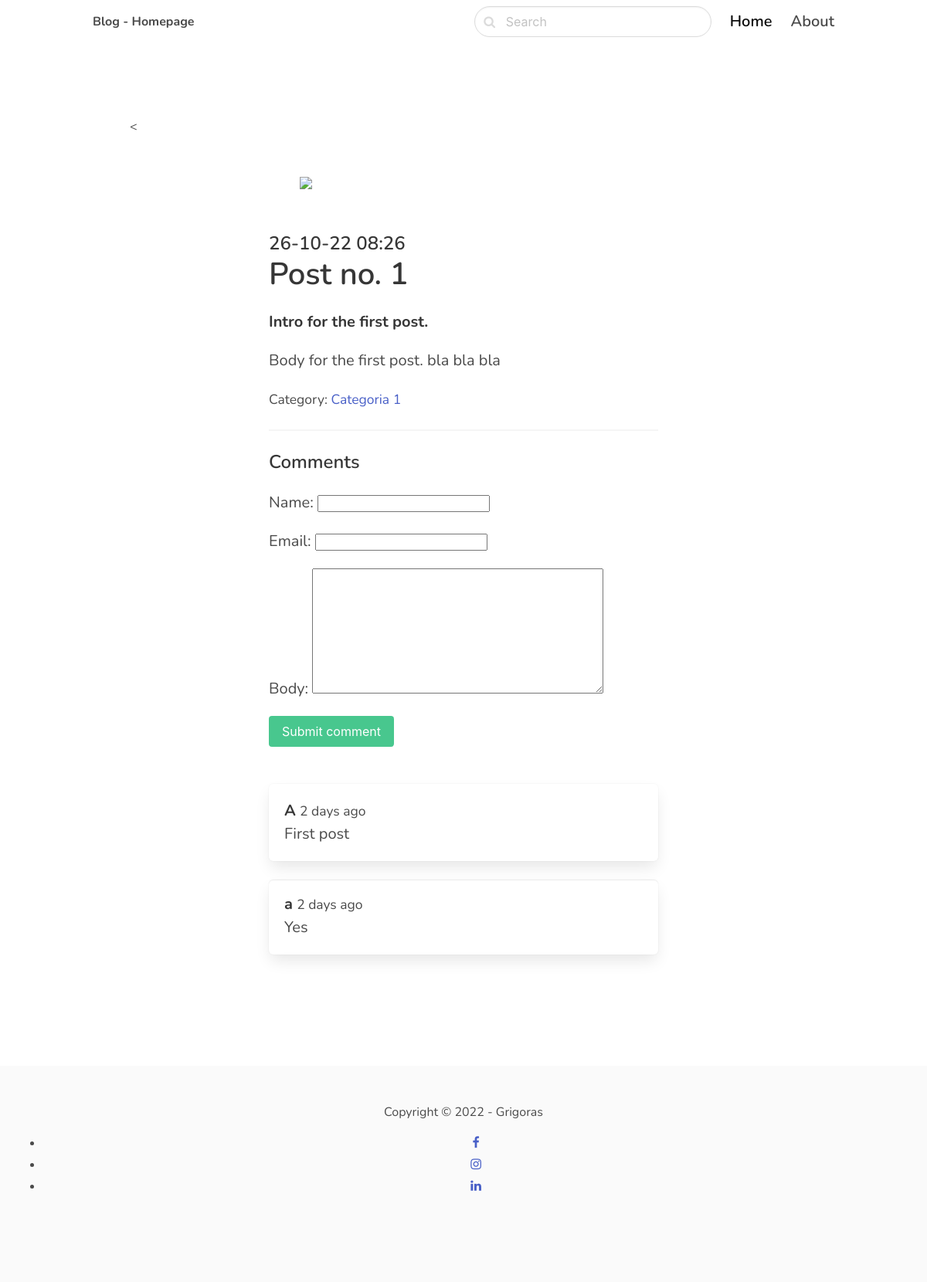
The app's page /categoria1/post-no-1/ with its own data.
### blog/models.py (models this page shows, shortened)
class Post(models.Model):
    ACTIVE = 'active'
    DRAFT = 'draft'
    CHOICES_STATUS = (
        (ACTIVE, 'Active'),
        (DRAFT, 'Draft')
    )
    category = models.ForeignKey(Category, related_name='posts', on_delete=models.CASCADE)
    title = models.CharField(max_length=250)
    slug = models.SlugField()
    intro = models.TextField()
    body = models.TextField()
    created_at = models.DateTimeField(auto_now_add=True)
    status = models.CharField(max_length=15, choices=CHOICES_STATUS, default=ACTIVE)
    image = models.ImageField(upload_to='uploads/', blank=True, null=True)
    class Meta:
        ordering = ('-created_at',)

class Category (models.Model):
    title = models.CharField(max_length=250)
    slug = models.SlugField()
    class Meta:
        ordering = ('title',)
        verbose_name_plural = 'Categories'
    def __str__(self):
        return self.title

class Comment(models.Model):
    post = models.ForeignKey(Post, related_name='comments', on_delete=models.CASCADE)
    name = models.CharField(max_length=250)
    email = models.EmailField()
    body = models.TextField()
    created_at = models.DateTimeField(auto_now_add=True)

### blog/views.py (the view)
# urls.py: path('<slug:category_slug>/<slug:slug>/', views.detail, name='post_detail'),
def detail(request, category_slug, slug):
    post = get_object_or_404(Post, slug=slug, status=Post.ACTIVE)
    if request.method == 'POST':
        form = CommentForm(request.POST)
        if form.is_valid():
            comment = form.save(commit=False)
            comment.post = post
            comment.save()
            return redirect('post_detail', slug=slug)
    else:
        form = CommentForm()
    return render(request, 'blog/detail.html', {'post': post, 'form': form})

### blog/forms.py
class CommentForm(forms.ModelForm):
    class Meta:
        model = Comment
        fields = ('name', 'email', 'body')

### blog/templates/blog/detail.html (shortened to what this page needs)
{% extends 'aplicatie/base.html' %}
{% block content %}
<section class="hero">
    <div class="hero-body">
        <div class="container">
<           <section class="section">
                <div class="columns">
                    <div class="column is-8 is-offset-2">
                        <div class="content is-medium">
                            {% if post.image %}
                                <figure class="image mb-6">
                                    <img src="{{ post.image.url ">
                                </figure>
                            {% endif %}
                            <h2 class="subtitle is-4">{{ post.created_at|date:'d-m-y H:i' }}</h2>
                            <h1 class="title">{{ post.title }}</h1>
                            <p><strong>{{ post.intro }}</strong></p>
                            <p>{{ post.body}}</p>
                            <p><small>Category: <a href="{% url 'category_detail' post.category.slug %}">{{ post.category }}</a></small></p>
                            <hr>
                            <h2 class="subtitle is-4">Comments</h2>
                            <form method="post" class="mb-6">
                                {{ form.as_p }}
                                <div class="field">
                                    <div class="control">
                                        <button class="button is-success">Submit comment</button>
                                    </div>
                                </div>
                            </form>
                            {% for comment in post.comments.all %}
                                <article class="media box">
                                    <div class="media-content">
                                        <strong>{{ comment.name }}</strong> <small>{{ comment.created_at|timesince }} ago</small><br>
                                        {{ comment.body }}
                                    </div>
                                </article>
                            {% endfor %}
                    </div>
                </div>
            </div>
        </section>
    </div>
</div>
</section>
{% endblock %}

### aplicatie/templates/aplicatie/base.html (style rules this page uses)
body { font-family: 'Nunito', sans-serif; }

### records on screen
Post: created_at "26-10-22 08:26", title "Post no. 1", intro "Intro for the first post.", body "Body for the first post. bla bla bla", category "Categoria 1"
Comment: name "A", created_at "2 days", body "First post"
Comment: name "a", created_at "2 days", body "Yes"
